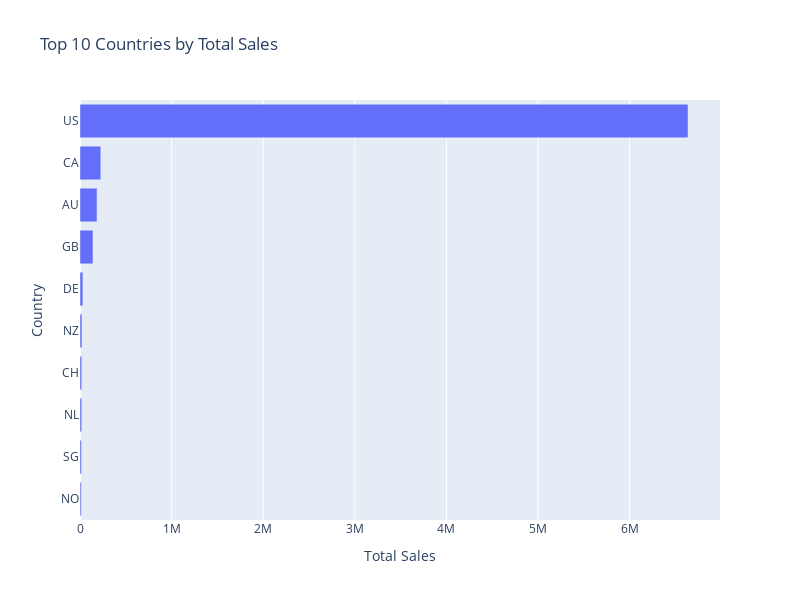

The code cell stored with this chart in its notebook:
### Markdown cell above
### 1.   Country with Highest Billing

### Code cell
sales_by_country = df.groupby('Billing_Country')['Total'].sum()

highest_billing_country = sales_by_country.idxmax()
highest_billing_value = sales_by_country.max()

# Sort the sales_by_country in descending order and select the top 10
top_10_sales_by_country = sales_by_country.sort_values(ascending=False).head(10)

# Convert to DataFrame for Plotly
top_10_df = top_10_sales_by_country.reset_index()
top_10_df.columns = ['Country', 'Total Sales']

# Create a bar chart with Plotly Express
fig = px.bar(top_10_df, x='Total Sales', y='Country', orientation='h',
             title='Top 10 Countries by Total Sales',
             labels={'Total Sales': 'Total Sales', 'Country': 'Country'},
             width=800, height=600)

# Invert y-axis to display the highest value at the top
fig.update_layout(yaxis={'categoryorder':'total ascending'})
fig.show()

print(f"The country with the highest billing is {highest_billing_country} with a total sales of {highest_billing_value:.2f}")

### Figure 1 — Plotly figure (JSON) as saved in the notebook; plotly's stock layout.template omitted (floating-point values rounded to 4 significant figures)
{"data": [{"alignmentgroup": "True", "hovertemplate": "Total Sales=%{x}<br>Country=%{y}<extra></extra>", "legendgroup": "", "marker": {"color": "#636efa", "pattern": {"shape": ""}}, "name": "", "offsetgroup": "", "orientation": "h", "showlegend": false, "textposition": "auto", "type": "bar", "x": [6638000.0, 227500.0, 186000.0, 141600.0, 31440.0, 21180.0, 19260.0, 19110.0, 16610.0, 13560.0], "xaxis": "x", "y": ["US", "CA", "AU", "GB", "DE", "NZ", "CH", "NL", "SG", "NO"], "yaxis": "y"}], "layout": {"barmode": "relative", "height": 600, "legend": {"tracegroupgap": 0}, "title": {"text": "Top 10 Countries by Total Sales"}, "width": 800, "xaxis": {"anchor": "y", "domain": [0, 1], "title": {"text": "Total Sales"}}, "yaxis": {"anchor": "x", "categoryorder": "total ascending", "domain": [0, 1], "title": {"text": "Country"}}}}
